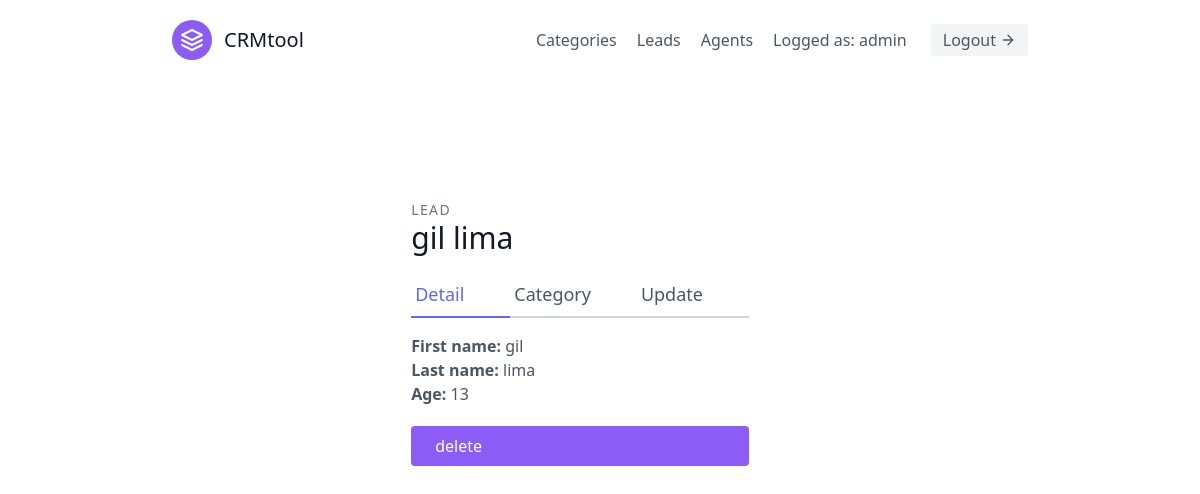
Screenshot of /leads/detail/1 (signed in) with the database file from the repository.
### leads/models.py (models this page shows)
class User(AbstractUser):
    is_organisor = models.BooleanField(default=True)
    is_agent = models.BooleanField(default=False)

class Lead(models.Model):
    first_name = models.CharField(max_length=20)
    last_name = models.CharField(max_length=20)
    age = models.IntegerField(default=0)
    phone_number = models.CharField(blank=True, null=True, max_length=15)
    data_created = models.DateField(auto_now_add=True)
    organisation = models.ForeignKey(UserProfile, on_delete=models.CASCADE)
    agent = models.ForeignKey('Agent', blank=True, null=True, on_delete=models.SET_NULL) #Cascade means when agent is deleted leads is deleted too
    category = models.ForeignKey('Category', related_name='leads', blank=True, null=True, on_delete=models.SET_NULL)

### leads/views.py (the view)
# urls.py: path('detail/<int:pk>', DetailLeadClassView.as_view(), name='detail_lead'),
class DetailLeadClassView(LoginRequiredMixin, generic.DetailView):
    template_name = 'leads/detail_lead.html'
    context_object_name = 'lead'
    def get_queryset(self):
        user = self.request.user
        if (user.is_organisor):
            queryset = Lead.objects.filter(organisation=user.userprofile)
        else:
            queryset = Lead.objects.filter(organisation=user.agent.organisation)
            queryset = Lead.objects.filter(agent__user=user)
        return queryset

### leads/templates/leads/detail_lead.html
{% extends 'base.html' %}
{% block content %}
<div class="max-w-lg mx-auto">
    <section class="text-gray-600 body-font overflow-hidden">
        <div class="container px-5 py-24 mx-auto">
            <div class="lg:w-4/5 mx-auto flex flex-wrap">
                <div class="w-full lg:pr-10 lg:py-6 mb-6 lg:mb-0">
                    <h2 class="text-sm title-font text-gray-500 tracking-widest">LEAD</h2>
                    <h1 class="text-gray-900 text-3xl title-font font-medium mb-4"> {{ lead.first_name }} {{ lead.last_name }} </h1>
                    <div class="flex mb-4">
                        <a class="flex-grow text-indigo-500 border-b-2 border-indigo-500 py-2 text-lg px-1">Detail</a>
                        <a href="{% url 'leads:update_category' pk=lead.id %}" class="flex-grow border-b-2 border-gray-300 py-2 text-lg px-1">Category</a>
                        {% if request.user.is_organisor %}
                            <a href="{% url 'leads:update_lead' pk=lead.id %}" class="flex-grow border-b-2 border-gray-300 py-2 text-lg px-1">Update</a>
                        {% endif %}
                    </div>
                    <div class="main">
                        <h1><strong>First name: </strong>{{ lead.first_name }}</h1>
                        <h1><strong>Last name: </strong>{{ lead.last_name }}</h1>
                        <h1><strong>Age: </strong>{{ lead.age }}</h1>
                        {% if request.user.is_organisor %}
                            <a class="mt-5 flex ml-auto text-white bg-purple-500 border-0 py-2 px-6 focus:outline-none hover:bg-purple-600 rounded" href="{% url 'leads:delete_lead' pk=lead.id %}">delete</a>
                        {% endif %}
                    </div>
                </div>
            </div>
        </div>
    </section>
</div>
{% endblock content %}

### templates/navbar.html
<header class="text-gray-600 body-font">
    <div class="container mx-auto flex flex-wrap p-5 flex-col md:flex-row items-center">
        <a class="flex title-font font-medium items-center text-gray-900 mb-4 md:mb-0">
        <svg xmlns="http://www.w3.org/2000/svg" fill="none" stroke="currentColor" stroke-linecap="round" stroke-linejoin="round" stroke-width="2" class="w-10 h-10 text-white p-2 bg-purple-500 rounded-full" viewBox="0 0 24 24">
            <path d="M12 2L2 7l10 5 10-5-10-5zM2 17l10 5 10-5M2 12l10 5 10-5"></path>
        </svg>
        <span class="ml-3 text-xl">CRMtool</span>
        </a>
        <nav class="md:ml-auto flex flex-wrap items-center text-base justify-center">
        {% if not request.user.is_authenticated %}
            <a href="{% url 'singup' %}" class="mr-5 hover:text-gray-900">SingUp</a>
        {% else %}
            <a href="{% url 'leads:list_category' %}" class="mr-5 hover:text-gray-900">Categories</a>
            <a href="{% url 'leads:list_lead' %}" class="mr-5 hover:text-gray-900">Leads</a>
            {% if not request.user.is_agent %}
                <a href="{% url 'agents:agent_list' %}" class="mr-5 hover:text-gray-900">Agents</a>
            {% endif %}
                Logged as: {{ request.user.username }}
        {% endif %}
        </nav>
        {% if not request.user.is_authenticated %}
            <a href="{% url 'login' %}" class="inline-flex items-center bg-gray-100 border-0 py-1 px-3 focus:outline-none hover:bg-gray-200 rounded text-base mt-4 md:mt-0">Login
            <svg fill="none" stroke="currentColor" stroke-linecap="round" stroke-linejoin="round" stroke-width="2" class="w-4 h-4 ml-1" viewBox="0 0 24 24">
            <path d="M5 12h14M12 5l7 7-7 7"></path>
            </svg>
            </a>
        {% else %}
            <a href="{% url 'logout' %}" class="ml-6 inline-flex items-center bg-gray-100 border-0 py-1 px-3 focus:outline-none hover:bg-gray-200 rounded text-base mt-4 md:mt-0">Logout
            <svg fill="none" stroke="currentColor" stroke-linecap="round" stroke-linejoin="round" stroke-width="2" class="w-4 h-4 ml-1" viewBox="0 0 24 24">
            <path d="M5 12h14M12 5l7 7-7 7"></path>
            </svg>
            </a>
        {% endif %}
    </div>
</header>

### rows the page displays
User: user.username "admin"
Lead: first_name "gil", last_name "lima", age "13"
